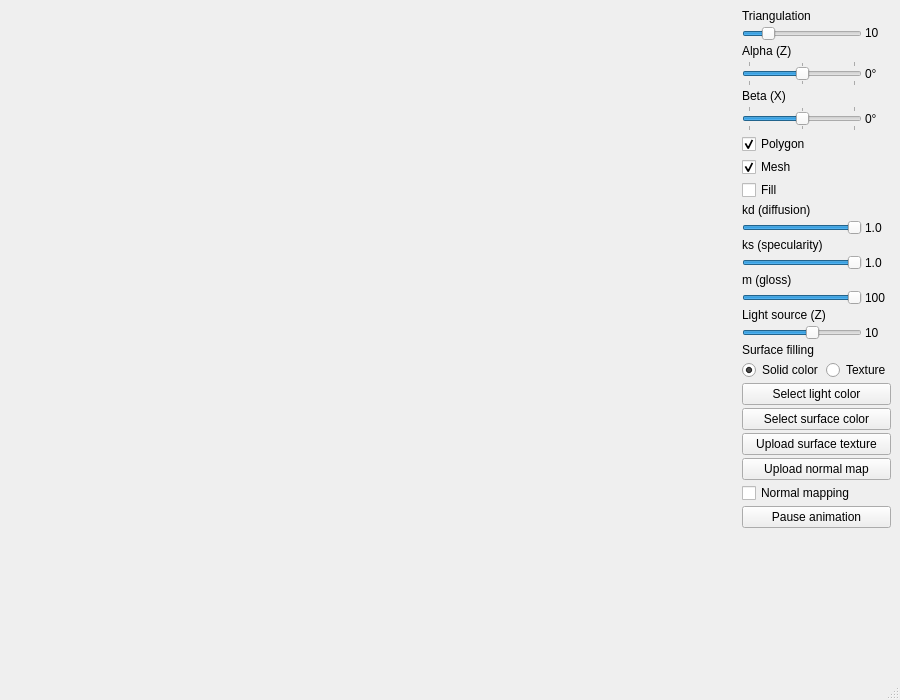
<?xml version="1.0" encoding="UTF-8"?>
<ui version="4.0">
 <class>MainWindow</class>
 <widget class="QMainWindow" name="MainWindow">
  <property name="geometry">
   <rect>
    <x>0</x>
    <y>0</y>
    <width>900</width>
    <height>700</height>
   </rect>
  </property>
  <property name="windowTitle">
   <string>gk1-bezier-surface</string>
  </property>
  <widget class="QWidget" name="centralwidget">
   <layout class="QHBoxLayout" name="horizontalLayout">
    <item>
     <widget class="Canvas" name="canvas" native="true">
      <property name="sizePolicy">
       <sizepolicy hsizetype="Expanding" vsizetype="Expanding">
        <horstretch>0</horstretch>
        <verstretch>0</verstretch>
       </sizepolicy>
      </property>
     </widget>
    </item>
    <item>
     <layout class="QVBoxLayout" name="mainVerticalLayout">
      <property name="spacing">
       <number>3</number>
      </property>
      <property name="leftMargin">
       <number>0</number>
      </property>
      <item>
       <widget class="QLabel" name="triangulationLabel">
        <property name="sizePolicy">
         <sizepolicy hsizetype="Minimum" vsizetype="Fixed">
          <horstretch>0</horstretch>
          <verstretch>0</verstretch>
         </sizepolicy>
        </property>
        <property name="maximumSize">
         <size>
          <width>16777215</width>
          <height>16777215</height>
         </size>
        </property>
        <property name="text">
         <string>Triangulation</string>
        </property>
       </widget>
      </item>
      <item>
       <layout class="QHBoxLayout" name="triangulationHorizontalLayout">
        <item>
         <widget class="QSlider" name="triangulationSlider">
          <property name="sizePolicy">
           <sizepolicy hsizetype="Minimum" vsizetype="Fixed">
            <horstretch>0</horstretch>
            <verstretch>0</verstretch>
           </sizepolicy>
          </property>
          <property name="minimumSize">
           <size>
            <width>120</width>
            <height>0</height>
           </size>
          </property>
          <property name="maximumSize">
           <size>
            <width>16777215</width>
            <height>16777215</height>
           </size>
          </property>
          <property name="minimum">
           <number>1</number>
          </property>
          <property name="maximum">
           <number>50</number>
          </property>
          <property name="value">
           <number>10</number>
          </property>
          <property name="orientation">
           <enum>Qt::Orientation::Horizontal</enum>
          </property>
         </widget>
        </item>
        <item>
         <widget class="QLabel" name="triangulationValueLabel">
          <property name="sizePolicy">
           <sizepolicy hsizetype="Minimum" vsizetype="Fixed">
            <horstretch>0</horstretch>
            <verstretch>0</verstretch>
           </sizepolicy>
          </property>
          <property name="text">
           <string>10</string>
          </property>
          <property name="alignment">
           <set>Qt::AlignmentFlag::AlignLeading|Qt::AlignmentFlag::AlignLeft|Qt::AlignmentFlag::AlignVCenter</set>
          </property>
         </widget>
        </item>
       </layout>
      </item>
      <item>
       <widget class="QLabel" name="alphaLabel">
        <property name="sizePolicy">
         <sizepolicy hsizetype="Minimum" vsizetype="Fixed">
          <horstretch>0</horstretch>
          <verstretch>0</verstretch>
         </sizepolicy>
        </property>
        <property name="maximumSize">
         <size>
          <width>16777215</width>
          <height>16777215</height>
         </size>
        </property>
        <property name="text">
         <string>Alpha (Z)</string>
        </property>
       </widget>
      </item>
      <item>
       <layout class="QHBoxLayout" name="alphaHorizontalLayout">
        <item>
         <widget class="QSlider" name="alphaSlider">
          <property name="sizePolicy">
           <sizepolicy hsizetype="Minimum" vsizetype="Fixed">
            <horstretch>0</horstretch>
            <verstretch>0</verstretch>
           </sizepolicy>
          </property>
          <property name="minimumSize">
           <size>
            <width>120</width>
            <height>0</height>
           </size>
          </property>
          <property name="minimum">
           <number>-90</number>
          </property>
          <property name="maximum">
           <number>90</number>
          </property>
          <property name="orientation">
           <enum>Qt::Orientation::Horizontal</enum>
          </property>
          <property name="tickPosition">
           <enum>QSlider::TickPosition::TicksBothSides</enum>
          </property>
          <property name="tickInterval">
           <number>90</number>
          </property>
         </widget>
        </item>
        <item>
         <widget class="QLabel" name="alphaValueLabel">
          <property name="text">
           <string>0°</string>
          </property>
         </widget>
        </item>
       </layout>
      </item>
      <item>
       <widget class="QLabel" name="betaLabel">
        <property name="sizePolicy">
         <sizepolicy hsizetype="Minimum" vsizetype="Fixed">
          <horstretch>0</horstretch>
          <verstretch>0</verstretch>
         </sizepolicy>
        </property>
        <property name="text">
         <string>Beta (X)</string>
        </property>
       </widget>
      </item>
      <item>
       <layout class="QHBoxLayout" name="betaHorizontalLayout">
        <item>
         <widget class="QSlider" name="betaSlider">
          <property name="sizePolicy">
           <sizepolicy hsizetype="Minimum" vsizetype="Fixed">
            <horstretch>0</horstretch>
            <verstretch>0</verstretch>
           </sizepolicy>
          </property>
          <property name="minimumSize">
           <size>
            <width>120</width>
            <height>0</height>
           </size>
          </property>
          <property name="minimum">
           <number>-90</number>
          </property>
          <property name="maximum">
           <number>90</number>
          </property>
          <property name="orientation">
           <enum>Qt::Orientation::Horizontal</enum>
          </property>
          <property name="tickPosition">
           <enum>QSlider::TickPosition::TicksBothSides</enum>
          </property>
          <property name="tickInterval">
           <number>90</number>
          </property>
         </widget>
        </item>
        <item>
         <widget class="QLabel" name="betaValueLabel">
          <property name="text">
           <string>0°</string>
          </property>
         </widget>
        </item>
       </layout>
      </item>
      <item>
       <widget class="QCheckBox" name="polygonCheckBox">
        <property name="enabled">
         <bool>true</bool>
        </property>
        <property name="sizePolicy">
         <sizepolicy hsizetype="Minimum" vsizetype="Fixed">
          <horstretch>0</horstretch>
          <verstretch>0</verstretch>
         </sizepolicy>
        </property>
        <property name="minimumSize">
         <size>
          <width>120</width>
          <height>0</height>
         </size>
        </property>
        <property name="maximumSize">
         <size>
          <width>16777215</width>
          <height>16777215</height>
         </size>
        </property>
        <property name="text">
         <string>Polygon</string>
        </property>
        <property name="checked">
         <bool>true</bool>
        </property>
       </widget>
      </item>
      <item>
       <widget class="QCheckBox" name="meshCheckBox">
        <property name="minimumSize">
         <size>
          <width>120</width>
          <height>0</height>
         </size>
        </property>
        <property name="text">
         <string>Mesh</string>
        </property>
        <property name="checked">
         <bool>true</bool>
        </property>
       </widget>
      </item>
      <item>
       <widget class="QCheckBox" name="fillCheckBox">
        <property name="minimumSize">
         <size>
          <width>120</width>
          <height>0</height>
         </size>
        </property>
        <property name="text">
         <string>Fill</string>
        </property>
        <property name="checked">
         <bool>false</bool>
        </property>
       </widget>
      </item>
      <item>
       <widget class="QLabel" name="kdLabel">
        <property name="sizePolicy">
         <sizepolicy hsizetype="Minimum" vsizetype="Fixed">
          <horstretch>0</horstretch>
          <verstretch>0</verstretch>
         </sizepolicy>
        </property>
        <property name="text">
         <string>kd (diffusion)</string>
        </property>
       </widget>
      </item>
      <item>
       <layout class="QHBoxLayout" name="kdHorizontalLayout">
        <item>
         <widget class="QSlider" name="kdSlider">
          <property name="sizePolicy">
           <sizepolicy hsizetype="Minimum" vsizetype="Fixed">
            <horstretch>0</horstretch>
            <verstretch>0</verstretch>
           </sizepolicy>
          </property>
          <property name="minimumSize">
           <size>
            <width>120</width>
            <height>0</height>
           </size>
          </property>
          <property name="maximum">
           <number>100</number>
          </property>
          <property name="value">
           <number>100</number>
          </property>
          <property name="orientation">
           <enum>Qt::Orientation::Horizontal</enum>
          </property>
         </widget>
        </item>
        <item>
         <widget class="QLabel" name="kdValueLabel">
          <property name="text">
           <string>1.0</string>
          </property>
         </widget>
        </item>
       </layout>
      </item>
      <item>
       <widget class="QLabel" name="ksLabel">
        <property name="sizePolicy">
         <sizepolicy hsizetype="Minimum" vsizetype="Fixed">
          <horstretch>0</horstretch>
          <verstretch>0</verstretch>
         </sizepolicy>
        </property>
        <property name="text">
         <string>ks (specularity)</string>
        </property>
       </widget>
      </item>
      <item>
       <layout class="QHBoxLayout" name="ksHorizontalLayout">
        <item>
         <widget class="QSlider" name="ksSlider">
          <property name="sizePolicy">
           <sizepolicy hsizetype="Minimum" vsizetype="Fixed">
            <horstretch>0</horstretch>
            <verstretch>0</verstretch>
           </sizepolicy>
          </property>
          <property name="minimumSize">
           <size>
            <width>120</width>
            <height>0</height>
           </size>
          </property>
          <property name="maximum">
           <number>100</number>
          </property>
          <property name="value">
           <number>100</number>
          </property>
          <property name="orientation">
           <enum>Qt::Orientation::Horizontal</enum>
          </property>
         </widget>
        </item>
        <item>
         <widget class="QLabel" name="ksValueLabel">
          <property name="text">
           <string>1.0</string>
          </property>
         </widget>
        </item>
       </layout>
      </item>
      <item>
       <widget class="QLabel" name="mLabel">
        <property name="sizePolicy">
         <sizepolicy hsizetype="Minimum" vsizetype="Fixed">
          <horstretch>0</horstretch>
          <verstretch>0</verstretch>
         </sizepolicy>
        </property>
        <property name="text">
         <string>m (gloss)</string>
        </property>
       </widget>
      </item>
      <item>
       <layout class="QHBoxLayout" name="mHorizontalLayout">
        <item>
         <widget class="QSlider" name="mSlider">
          <property name="sizePolicy">
           <sizepolicy hsizetype="Minimum" vsizetype="Fixed">
            <horstretch>0</horstretch>
            <verstretch>0</verstretch>
           </sizepolicy>
          </property>
          <property name="minimumSize">
           <size>
            <width>120</width>
            <height>0</height>
           </size>
          </property>
          <property name="minimum">
           <number>1</number>
          </property>
          <property name="maximum">
           <number>100</number>
          </property>
          <property name="value">
           <number>100</number>
          </property>
          <property name="orientation">
           <enum>Qt::Orientation::Horizontal</enum>
          </property>
         </widget>
        </item>
        <item>
         <widget class="QLabel" name="mValueLabel">
          <property name="text">
           <string>100</string>
          </property>
         </widget>
        </item>
       </layout>
      </item>
      <item>
       <widget class="QLabel" name="lightLabel">
        <property name="sizePolicy">
         <sizepolicy hsizetype="Minimum" vsizetype="Fixed">
          <horstretch>0</horstretch>
          <verstretch>0</verstretch>
         </sizepolicy>
        </property>
        <property name="text">
         <string>Light source (Z)</string>
        </property>
       </widget>
      </item>
      <item>
       <layout class="QHBoxLayout" name="lightHorizontalLayout">
        <item>
         <widget class="QSlider" name="lightSlider">
          <property name="sizePolicy">
           <sizepolicy hsizetype="Minimum" vsizetype="Fixed">
            <horstretch>0</horstretch>
            <verstretch>0</verstretch>
           </sizepolicy>
          </property>
          <property name="minimumSize">
           <size>
            <width>120</width>
            <height>0</height>
           </size>
          </property>
          <property name="minimum">
           <number>-5</number>
          </property>
          <property name="maximum">
           <number>20</number>
          </property>
          <property name="value">
           <number>10</number>
          </property>
          <property name="orientation">
           <enum>Qt::Orientation::Horizontal</enum>
          </property>
         </widget>
        </item>
        <item>
         <widget class="QLabel" name="lightValueLabel">
          <property name="text">
           <string>10</string>
          </property>
         </widget>
        </item>
       </layout>
      </item>
      <item>
       <widget class="QLabel" name="surfaceFillingLabel">
        <property name="text">
         <string>Surface filling</string>
        </property>
       </widget>
      </item>
      <item>
       <layout class="QHBoxLayout" name="surfaceFillingHorizontalLayout">
        <item>
         <widget class="QRadioButton" name="solidColorRadioButton">
          <property name="text">
           <string>Solid color</string>
          </property>
          <property name="checked">
           <bool>true</bool>
          </property>
         </widget>
        </item>
        <item>
         <widget class="QRadioButton" name="textureRadioButton">
          <property name="text">
           <string>Texture</string>
          </property>
         </widget>
        </item>
       </layout>
      </item>
      <item>
       <widget class="QPushButton" name="lightColorButton">
        <property name="text">
         <string>Select light color</string>
        </property>
       </widget>
      </item>
      <item>
       <widget class="QPushButton" name="surfaceColorButton">
        <property name="text">
         <string>Select surface color</string>
        </property>
       </widget>
      </item>
      <item>
       <widget class="QPushButton" name="surfaceTextureButton">
        <property name="text">
         <string>Upload surface texture</string>
        </property>
       </widget>
      </item>
      <item>
       <widget class="QPushButton" name="normalMapButton">
        <property name="text">
         <string>Upload normal map</string>
        </property>
       </widget>
      </item>
      <item>
       <widget class="QCheckBox" name="normalMapCheckBox">
        <property name="text">
         <string>Normal mapping</string>
        </property>
       </widget>
      </item>
      <item>
       <widget class="QPushButton" name="animationButton">
        <property name="text">
         <string>Pause animation</string>
        </property>
       </widget>
      </item>
      <item>
       <spacer name="verticalSpacer">
        <property name="orientation">
         <enum>Qt::Orientation::Vertical</enum>
        </property>
        <property name="sizeHint" stdset="0">
         <size>
          <width>20</width>
          <height>40</height>
         </size>
        </property>
       </spacer>
      </item>
     </layout>
    </item>
   </layout>
  </widget>
  <widget class="QMenuBar" name="menubar">
   <property name="geometry">
    <rect>
     <x>0</x>
     <y>0</y>
     <width>900</width>
     <height>21</height>
    </rect>
   </property>
  </widget>
  <widget class="QStatusBar" name="statusbar"/>
 </widget>
 <customwidgets>
  <customwidget>
   <class>Canvas</class>
   <extends>QWidget</extends>
   <header>canvas.h</header>
   <container>1</container>
  </customwidget>
 </customwidgets>
 <resources/>
 <connections/>
</ui>
